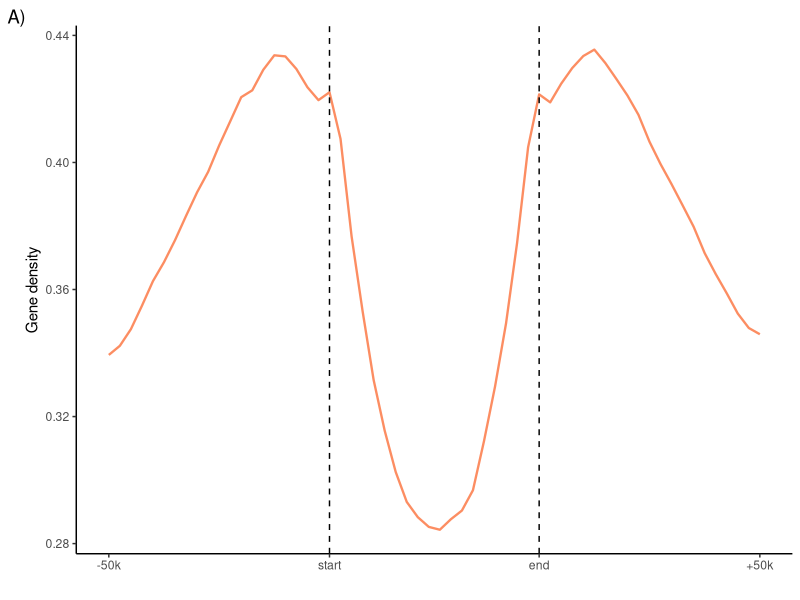
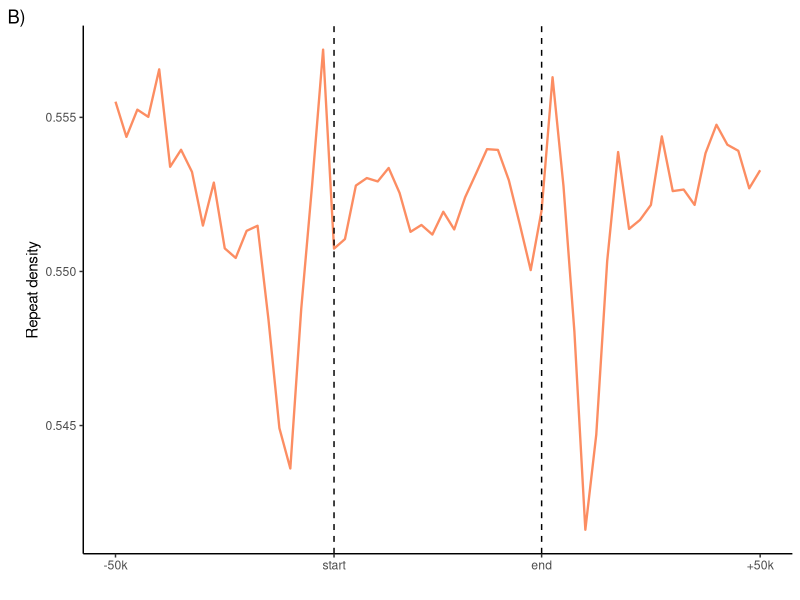
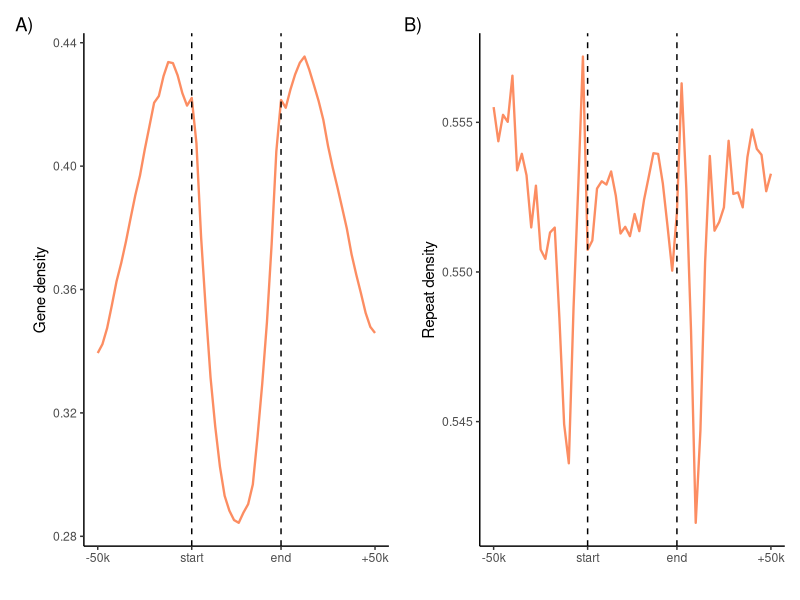
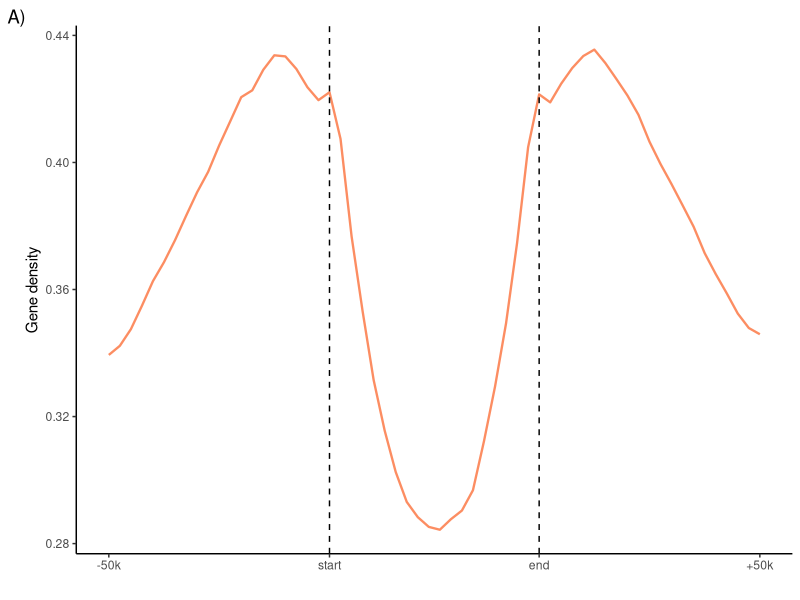
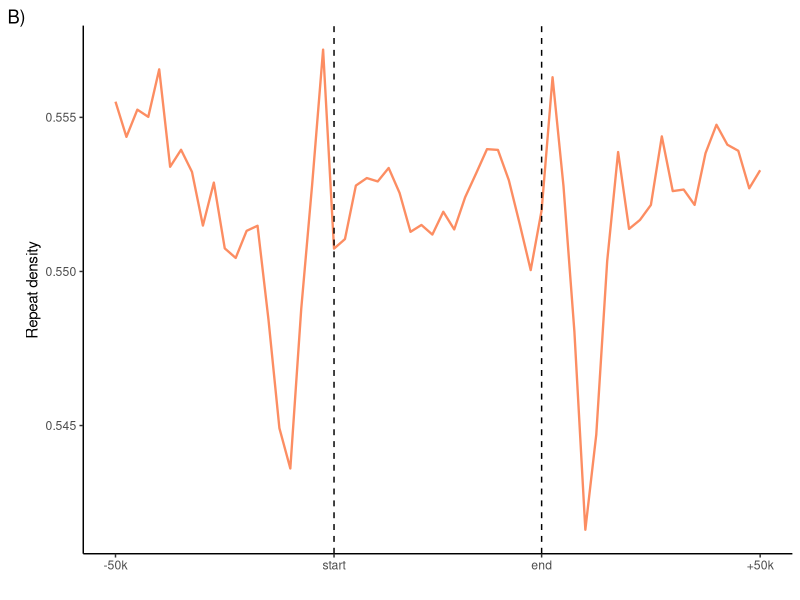
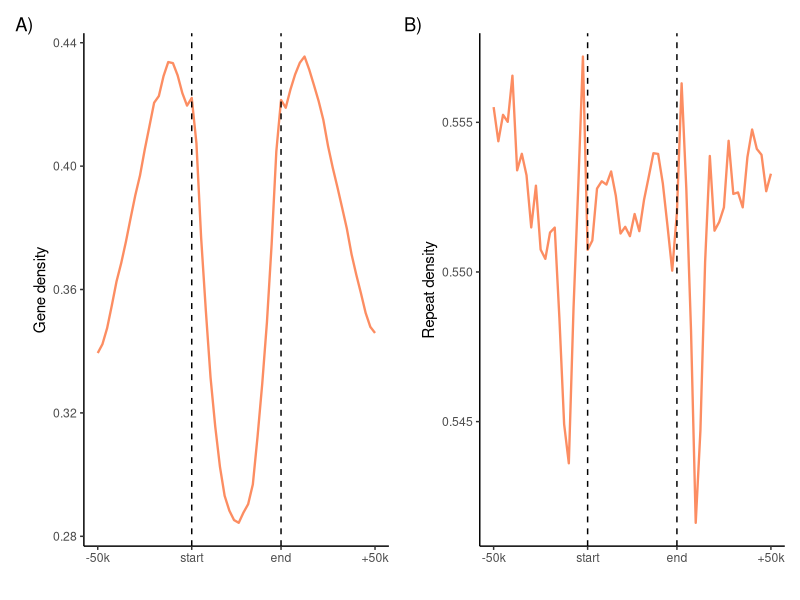

R code for these plots, in order:
library(ggplot2)
library(dplyr)
library(readr)
library(purrr)
library(patchwork)

# Gene density
gene <- read.csv("all_species_gene_density.csv") # average across species
gene$bin <- as.numeric(gene$bin)

p1 <- ggplot(gene, aes(x = bin, y = gene_density)) +
  geom_line(size = 0.8, color = "#fc8d62") +
  geom_vline(xintercept = 21, linetype = "dashed") +
  geom_vline(xintercept = 40, linetype = "dashed") +
  theme_classic() +
  labs(x = "", y = "Gene density", tag = "A)") +
  scale_x_continuous(breaks = c(1, 21, 40, 60),
                     labels = c("-50k", "start", "end", "+50k"))
p1
ggsave(p1, filename = "all_gene_density.pdf", width = 3.7, height = 2.7)

# Repeat density
repeats <- read.csv("all_species_repeats_density.csv") # average across species
repeats$bin <- as.numeric(repeats$bin)

p2 <- ggplot(repeats, aes(x = bin, y = repeat_density)) +
  geom_line(size = 0.8, color = "#fc8d62") +
  geom_vline(xintercept = 21, linetype = "dashed") +
  geom_vline(xintercept = 40, linetype = "dashed") +
  theme_classic() +
  labs(x = "", y = "Repeat density", tag = "B)") +
  scale_x_continuous(breaks = c(1, 21, 40, 60),
                     labels = c("-50k", "start", "end", "+50k"))
p2
ggsave(p2, filename = "all_repeats_density.pdf", width = 3.7, height = 2.7)

# Plot for supp_fig
full_p <- p1 + p2
full_p

ggsave("TAD_bound.pdf", full_p, device = cairo_pdf, width = 8, height = 3.5)
